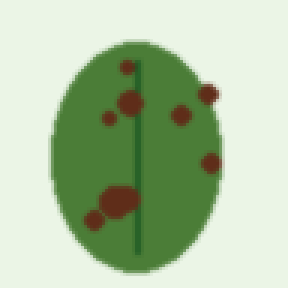
#> input picture data/sample_crop_dataset/leaf_spot/leaf_spot_000.png, 96 x 96 px (shown 3 times larger)
$ python -i 05_synthetic_data_demo.py   (imports and definitions only)
#> lines starting #> are read from the running program, lines starting #| are printed output that depends on the picture
from pathlib import Path
import json
import random

from PIL import Image, ImageEnhance, ImageOps

REAL_DATA_ROOT = Path("data/PlantVillage")
TARGET_CLASS_KEYWORD = "leaf_spot"

TARGET_DIR = Path("data/sample_crop_dataset_synthetic/leaf_spot")
RESULTS_DIR = Path("results")

# [2 lines not run here, left out]

IMAGE_EXTENSIONS = {".jpg", ".jpeg", ".png", ".bmp", ".webp"}


# [23 lines left out: function find_target_class_folder, not called in this run]


def augment_image(img: Image.Image) -> Image.Image:
    if random.random() > 0.5:
        img = ImageOps.mirror(img)

    if random.random() > 0.5:
        img = ImageOps.flip(img)

    img = ImageEnhance.Color(img).enhance(random.uniform(1.1, 1.5))
    img = ImageEnhance.Contrast(img).enhance(random.uniform(1.1, 1.5))
    img = ImageEnhance.Brightness(img).enhance(random.uniform(0.9, 1.2))

    return img


# [43 lines left out: function main, not called in this run]


# [2 lines not run here, left out]

>>> import cv2
>>> picture = cv2.imread('../data/sample_crop_dataset/leaf_spot/leaf_spot_000.png', cv2.IMREAD_GRAYSCALE)
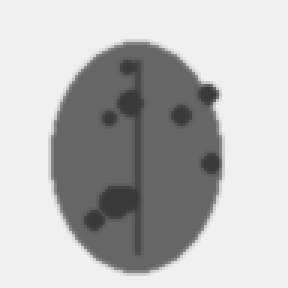
#> picture: shape (96, 96) (shown 3 times larger); min 57, max 240, mean 186
#> (the run stopped early here; a loop or call above may not have finished)

$ run again, on data/sample_crop_dataset/leaf_spot/leaf_spot_004.png
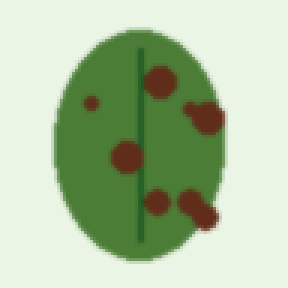
#> input picture data/sample_crop_dataset/leaf_spot/leaf_spot_004.png, 96 x 96 px (shown 3 times larger)
#> `picture = cv2.imread('../data/sample_crop_dataset/leaf_spot/leaf_spot_..`:
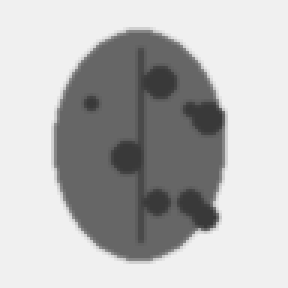
#> picture: shape (96, 96) (shown 3 times larger); min 57, max 240, mean 185.1
